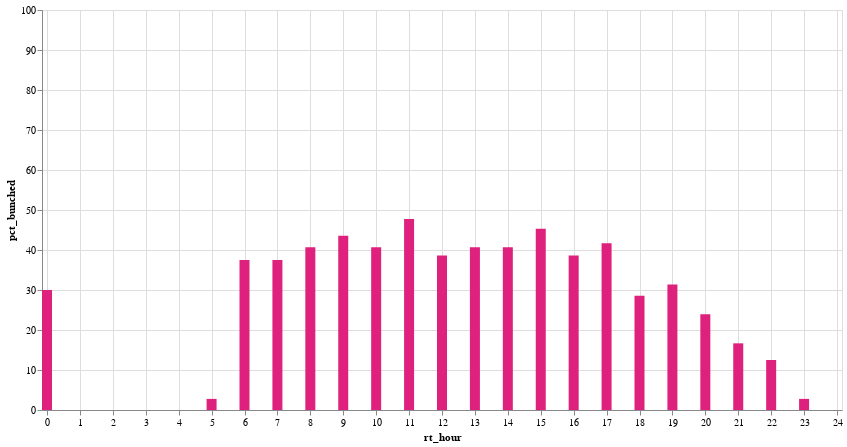

Write notebook code for a chart like this one.
### Code cell
(
    alt.Chart(one_route49_stop_bunched)
    .mark_bar(size=10, color="#dd217d")
    .encode(
        x=alt.X("rt_hour", scale=alt.Scale(domain=[0, 24])),
        y=alt.Y("pct_bunched", scale=alt.Scale(domain=[0, 100])),
        tooltip=["pct_bunched", "rt_hour"],
    )
    .properties(width=800, height=400)
)

### Figure 1 — Vega-Lite specification as saved in the notebook (floating-point values rounded to 4 significant figures)
{"config": {"view": {"continuousWidth": 300, "continuousHeight": 300}}, "data": {"name": "data-9fc88a9d06670ef7ff37ba2596ca6681"}, "mark": {"type": "bar", "color": "#dd217d", "size": 10}, "encoding": {"tooltip": [{"field": "pct_bunched", "type": "quantitative"}, {"field": "rt_hour", "type": "quantitative"}], "x": {"field": "rt_hour", "scale": {"domain": [0, 24]}, "type": "quantitative"}, "y": {"field": "pct_bunched", "scale": {"domain": [0, 100]}, "type": "quantitative"}}, "height": 400, "width": 800, "$schema": "https://vega.github.io/schema/vega-lite/v5.17.0.json", "datasets": {"data-9fc88a9d06670ef7ff37ba2596ca6681": [{"caltrans_district": "04 - Oakland", "schedule_gtfs_dataset_key": "7cc0cb1871dfd558f11a2885c145d144", "feed_key": "7f69c2fdaa134642f14064a0b64d1495", "organization_name": "City and County of San Francisco", "route_long_name": "VAN NESS-MISSION", "route_type": "Bus", "route_id": "49", "direction_id": 1.0, "rt_hour": 0, "bunched": 15, "not_bunched": 35, "all_stop_id": 50, "pct_bunched": 30.0, "pct_not_bunched": 70.0}, {"caltrans_district": "04 - Oakland", "schedule_gtfs_dataset_key": "7cc0cb1871dfd558f11a2885c145d144", "feed_key": "7f69c2fdaa134642f14064a0b64d1495", "organization_name": "City and County of San Francisco", "route_long_name": "VAN NESS-MISSION", "route_type": "Bus", "route_id": "49", "direction_id": 1.0, "rt_hour": 5, "bunched": 1, "not_bunched": 35, "all_stop_id": 36, "pct_bunched": 2.778, "pct_not_bunched": 97.22}, {"caltrans_district": "04 - Oakland", "schedule_gtfs_dataset_key": "7cc0cb1871dfd558f11a2885c145d144", "feed_key": "7f69c2fdaa134642f14064a0b64d1495", "organization_name": "City and County of San Francisco", "route_long_name": "VAN NESS-MISSION", "route_type": "Bus", "route_id": "49", "direction_id": 1.0, "rt_hour": 6, "bunched": 21, "not_bunched": 35, "all_stop_id": 56, "pct_bunched": 37.5, "pct_not_bunched": 62.5}, {"caltrans_district": "04 - Oakland", "schedule_gtfs_dataset_key": "7cc0cb1871dfd558f11a2885c145d144", "feed_key": "7f69c2fdaa134642f14064a0b64d1495", "organization_name": "City and County of San Francisco", "route_long_name": "VAN NESS-MISSION", "route_type": "Bus", "route_id": "49", "direction_id": 1.0, "rt_hour": 7, "bunched": 21, "not_bunched": 35, "all_stop_id": 56, "pct_bunched": 37.5, "pct_not_bunched": 62.5}, {"caltrans_district": "04 - Oakland", "schedule_gtfs_dataset_key": "7cc0cb1871dfd558f11a2885c145d144", "feed_key": "7f69c2fdaa134642f14064a0b64d1495", "organization_name": "City and County of San Francisco", "route_long_name": "VAN NESS-MISSION", "route_type": "Bus", "route_id": "49", "direction_id": 1.0, "rt_hour": 8, "bunched": 24, "not_bunched": 35, "all_stop_id": 59, "pct_bunched": 40.68, "pct_not_bunched": 59.32}, {"caltrans_district": "04 - Oakland", "schedule_gtfs_dataset_key": "7cc0cb1871dfd558f11a2885c145d144", "feed_key": "7f69c2fdaa134642f14064a0b64d1495", "organization_name": "City and County of San Francisco", "route_long_name": "VAN NESS-MISSION", "route_type": "Bus", "route_id": "49", "direction_id": 1.0, "rt_hour": 9, "bunched": 27, "not_bunched": 35, "all_stop_id": 62, "pct_bunched": 43.55, "pct_not_bunched": 56.45}, {"caltrans_district": "04 - Oakland", "schedule_gtfs_dataset_key": "7cc0cb1871dfd558f11a2885c145d144", "feed_key": "7f69c2fdaa134642f14064a0b64d1495", "organization_name": "City and County of San Francisco", "route_long_name": "VAN NESS-MISSION", "route_type": "Bus", "route_id": "49", "direction_id": 1.0, "rt_hour": 10, "bunched": 24, "not_bunched": 35, "all_stop_id": 59, "pct_bunched": 40.68, "pct_not_bunched": 59.32}, {"caltrans_district": "04 - Oakland", "schedule_gtfs_dataset_key": "7cc0cb1871dfd558f11a2885c145d144", "feed_key": "7f69c2fdaa134642f14064a0b64d1495", "organization_name": "City and County of San Francisco", "route_long_name": "VAN NESS-MISSION", "route_type": "Bus", "route_id": "49", "direction_id": 1.0, "rt_hour": 11, "bunched": 32, "not_bunched": 35, "all_stop_id": 67, "pct_bunched": 47.76, "pct_not_bunched": 52.24}, {"caltrans_district": "04 - Oakland", "schedule_gtfs_dataset_key": "7cc0cb1871dfd558f11a2885c145d144", "feed_key": "7f69c2fdaa134642f14064a0b64d1495", "organization_name": "City and County of San Francisco", "route_long_name": "VAN NESS-MISSION", "route_type": "Bus", "route_id": "49", "direction_id": 1.0, "rt_hour": 12, "bunched": 22, "not_bunched": 35, "all_stop_id": 57, "pct_bunched": 38.6, "pct_not_bunched": 61.4}, {"caltrans_district": "04 - Oakland", "schedule_gtfs_dataset_key": "7cc0cb1871dfd558f11a2885c145d144", "feed_key": "7f69c2fdaa134642f14064a0b64d1495", "organization_name": "City and County of San Francisco", "route_long_name": "VAN NESS-MISSION", "route_type": "Bus", "route_id": "49", "direction_id": 1.0, "rt_hour": 13, "bunched": 24, "not_bunched": 35, "all_stop_id": 59, "pct_bunched": 40.68, "pct_not_bunched": 59.32}, {"caltrans_district": "04 - Oakland", "schedule_gtfs_dataset_key": "7cc0cb1871dfd558f11a2885c145d144", "feed_key": "7f69c2fdaa134642f14064a0b64d1495", "organization_name": "City and County of San Francisco", "route_long_name": "VAN NESS-MISSION", "route_type": "Bus", "route_id": "49", "direction_id": 1.0, "rt_hour": 14, "bunched": 24, "not_bunched": 35, "all_stop_id": 59, "pct_bunched": 40.68, "pct_not_bunched": 59.32}, {"caltrans_district": "04 - Oakland", "schedule_gtfs_dataset_key": "7cc0cb1871dfd558f11a2885c145d144", "feed_key": "7f69c2fdaa134642f14064a0b64d1495", "organization_name": "City and County of San Francisco", "route_long_name": "VAN NESS-MISSION", "route_type": "Bus", "route_id": "49", "direction_id": 1.0, "rt_hour": 15, "bunched": 29, "not_bunched": 35, "all_stop_id": 64, "pct_bunched": 45.31, "pct_not_bunched": 54.69}, {"caltrans_district": "04 - Oakland", "schedule_gtfs_dataset_key": "7cc0cb1871dfd558f11a2885c145d144", "feed_key": "7f69c2fdaa134642f14064a0b64d1495", "organization_name": "City and County of San Francisco", "route_long_name": "VAN NESS-MISSION", "route_type": "Bus", "route_id": "49", "direction_id": 1.0, "rt_hour": 16, "bunched": 22, "not_bunched": 35, "all_stop_id": 57, "pct_bunched": 38.6, "pct_not_bunched": 61.4}, {"caltrans_district": "04 - Oakland", "schedule_gtfs_dataset_key": "7cc0cb1871dfd558f11a2885c145d144", "feed_key": "7f69c2fdaa134642f14064a0b64d1495", "organization_name": "City and County of San Francisco", "route_long_name": "VAN NESS-MISSION", "route_type": "Bus", "route_id": "49", "direction_id": 1.0, "rt_hour": 17, "bunched": 25, "not_bunched": 35, "all_stop_id": 60, "pct_bunched": 41.67, "pct_not_bunched": 58.33}, {"caltrans_district": "04 - Oakland", "schedule_gtfs_dataset_key": "7cc0cb1871dfd558f11a2885c145d144", "feed_key": "7f69c2fdaa134642f14064a0b64d1495", "organization_name": "City and County of San Francisco", "route_long_name": "VAN NESS-MISSION", "route_type": "Bus", "route_id": "49", "direction_id": 1.0, "rt_hour": 18, "bunched": 14, "not_bunched": 35, "all_stop_id": 49, "pct_bunched": 28.57, "pct_not_bunched": 71.43}, {"caltrans_district": "04 - Oakland", "schedule_gtfs_dataset_key": "7cc0cb1871dfd558f11a2885c145d144", "feed_key": "7f69c2fdaa134642f14064a0b64d1495", "organization_name": "City and County of San Francisco", "route_long_name": "VAN NESS-MISSION", "route_type": "Bus", "route_id": "49", "direction_id": 1.0, "rt_hour": 19, "bunched": 16, "not_bunched": 35, "all_stop_id": 51, "pct_bunched": 31.37, "pct_not_bunched": 68.63}, {"caltrans_district": "04 - Oakland", "schedule_gtfs_dataset_key": "7cc0cb1871dfd558f11a2885c145d144", "feed_key": "7f69c2fdaa134642f14064a0b64d1495", "organization_name": "City and County of San Francisco", "route_long_name": "VAN NESS-MISSION", "route_type": "Bus", "route_id": "49", "direction_id": 1.0, "rt_hour": 20, "bunched": 11, "not_bunched": 35, "all_stop_id": 46, "pct_bunched": 23.91, "pct_not_bunched": 76.09}, {"caltrans_district": "04 - Oakland", "schedule_gtfs_dataset_key": "7cc0cb1871dfd558f11a2885c145d144", "feed_key": "7f69c2fdaa134642f14064a0b64d1495", "organization_name": "City and County of San Francisco", "route_long_name": "VAN NESS-MISSION", "route_type": "Bus", "route_id": "49", "direction_id": 1.0, "rt_hour": 21, "bunched": 7, "not_bunched": 35, "all_stop_id": 42, "pct_bunched": 16.67, "pct_not_bunched": 83.33}, {"caltrans_district": "04 - Oakland", "schedule_gtfs_dataset_key": "7cc0cb1871dfd558f11a2885c145d144", "feed_key": "7f69c2fdaa134642f14064a0b64d1495", "organization_name": "City and County of San Francisco", "route_long_name": "VAN NESS-MISSION", "route_type": "Bus", "route_id": "49", "direction_id": 1.0, "rt_hour": 22, "bunched": 5, "not_bunched": 35, "all_stop_id": 40, "pct_bunched": 12.5, "pct_not_bunched": 87.5}, {"caltrans_district": "04 - Oakland", "schedule_gtfs_dataset_key": "7cc0cb1871dfd558f11a2885c145d144", "feed_key": "7f69c2fdaa134642f14064a0b64d1495", "organization_name": "City and County of San Francisco", "route_long_name": "VAN NESS-MISSION", "route_type": "Bus", "route_id": "49", "direction_id": 1.0, "rt_hour": 23, "bunched": 1, "not_bunched": 35, "all_stop_id": 36, "pct_bunched": 2.778, "pct_not_bunched": 97.22}, {"caltrans_district": "04 - Oakland", "schedule_gtfs_dataset_key": "7cc0cb1871dfd558f11a2885c145d144", "feed_key": "7f69c2fdaa134642f14064a0b64d1495", "organization_name": "City and County of San Francisco", "route_long_name": "VAN NESS-MISSION", "route_type": "Bus", "route_id": "49", "direction_id": 1.0, "rt_hour": 4, "bunched": 0, "not_bunched": 9, "all_stop_id": 9, "pct_bunched": 0.0, "pct_not_bunched": 100.0}]}}
